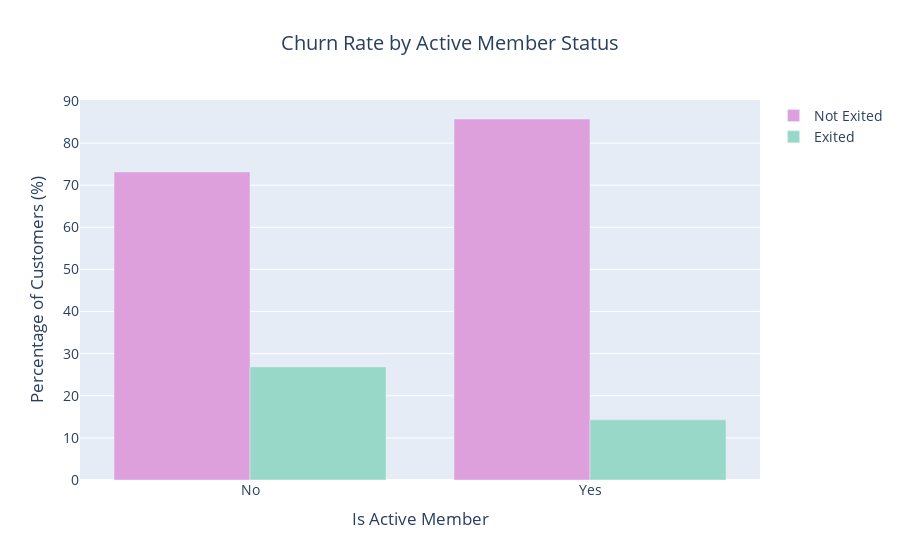

The notebook cell saved with this chart:
### Markdown cell above
### 4.3. Active Member Status vs. Exited

Next, we examine a key behavioral feature: **`IsActiveMember`**. This binary flag tells us if a customer is actively using the bank's services. Intuitively, we'd expect inactive customers to be at a higher risk of churning.

Let's test this common-sense hypothesis with data.

We will visualize the churn rates for both active and inactive members and then use a **Chi-Squared Test** to confirm if the difference is statistically significant.

### Code cell
# IsActiveMember vs. Exited
active_churn = df_clean.groupby('IsActiveMember')['Exited'].value_counts(normalize=True).unstack().fillna(0) * 100

fig = go.Figure()
fig.add_trace(go.Bar(x=active_churn.index, y=active_churn[0], name='Not Exited', marker_color='#DDA0DD'))
fig.add_trace(go.Bar(x=active_churn.index, y=active_churn[1], name='Exited', marker_color='#98D8C8'))

fig.update_layout(barmode='group', title_text='Churn Rate by Active Member Status', title_x=0.5, xaxis_title='Is Active Member', yaxis_title='Percentage of Customers (%)', font=dict(size=14), xaxis = dict(tickmode = 'array', tickvals = [0, 1], ticktext = ['No', 'Yes']))
fig.show()

# Hypothesis Test (Chi-Squared)
contingency_table = pd.crosstab(df_clean['IsActiveMember'], df_clean['Exited'])
chi2, p_value, _, _ = chi2_contingency(contingency_table)

print(f"**** Active Member Status vs. Churn Statistical Test ****\n")
print(f"Chi-Squared Statistic: {chi2:.4f}")
print(f"P-value: {p_value:.4f}")

if p_value < 0.05:
    print("Conclusion: The p-value is less than 0.05, so we reject the null hypothesis.")
    print("There is a statistically significant association between active member status and churn.")
else:
    print("Conclusion: The p-value is greater than 0.05, so we fail to reject the null hypothesis.")
    print("There is no statistically significant association.")

### Figure 1 — Plotly figure (JSON) as saved in the notebook; plotly's stock layout.template omitted (floating-point values rounded to 4 significant figures)
{"data": [{"marker": {"color": "#DDA0DD"}, "name": "Not Exited", "type": "bar", "x": [0.0, 1.0], "y": [73.14, 85.72]}, {"marker": {"color": "#98D8C8"}, "name": "Exited", "type": "bar", "x": [0.0, 1.0], "y": [26.86, 14.28]}], "layout": {"barmode": "group", "font": {"size": 14}, "title": {"text": "Churn Rate by Active Member Status", "x": 0.5}, "xaxis": {"tickmode": "array", "ticktext": ["No", "Yes"], "tickvals": [0, 1], "title": {"text": "Is Active Member"}}, "yaxis": {"title": {"text": "Percentage of Customers (%)"}}}}
